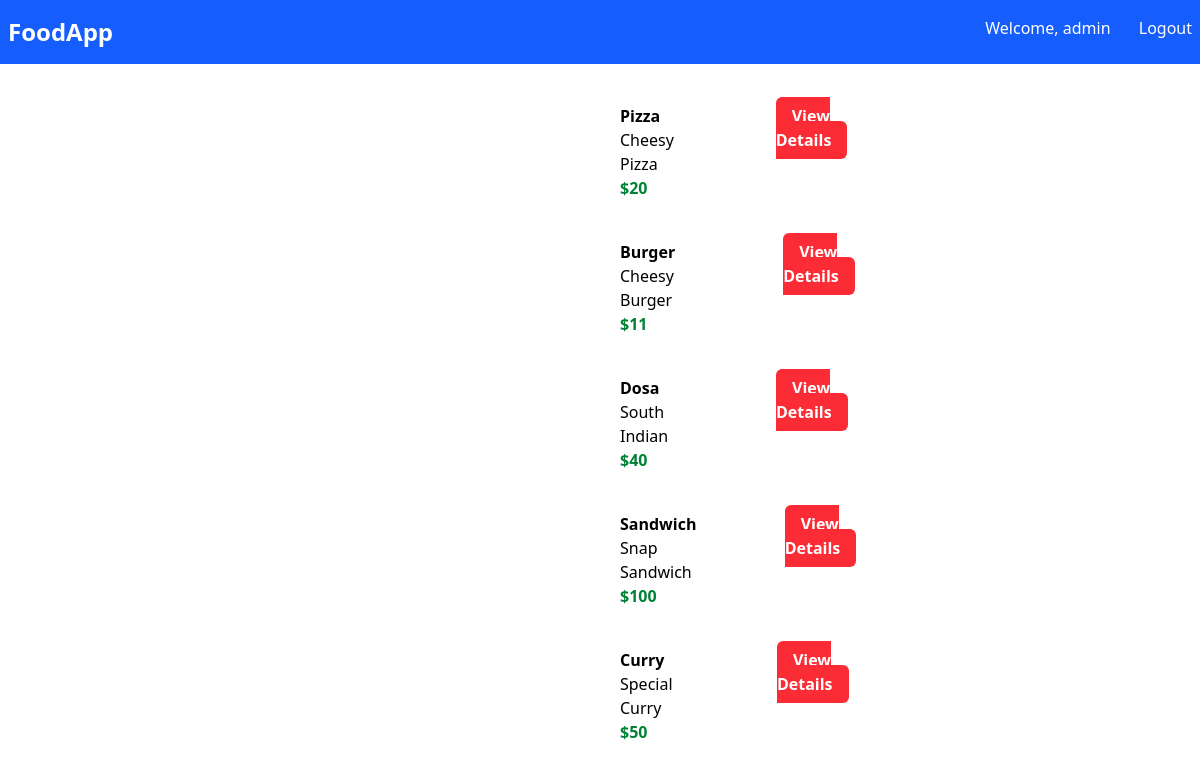
/myapp/index/ (signed in), run on an earlier commit of the app's database.
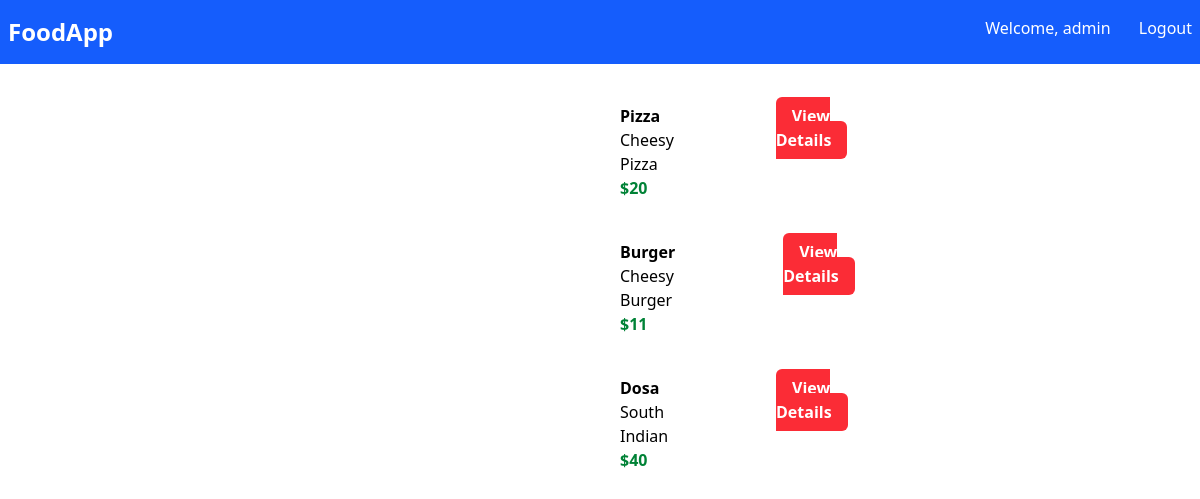
And on a later commit of the database.
### myapp/models.py (models this page shows, shortened)
class Item(models.Model):
    item_name = models.CharField(max_length=200)
    item_desc = models.CharField()
    item_price = models.IntegerField()
    item_image = models.CharField(max_length=500, default='https://storage.googleapis.com/ds-builder-bucket/000_menu_placeholder.png')

### myapp/views.py (the view)
# urls.py: path('index/', views.index,name='index'),
@login_required
def index(request):
    item_list = Item.objects.all()
    context = {
        'item_list': item_list
    }
    return render(request,"myapp/index.html",context) #Rendering the html template

### myapp/templates/myapp/index.html (shortened to what this page needs)
{% extends 'myapp/base.html' %}
{% block body %}
<div>
    {% for item in item_list %}
    <div class="flex m-10 w-1/2 mx-auto">
        <div>
        </div>
        <div class="mx-16">
            <div class="font-bold">{{item.item_name}}</div>
            <div>{{item.item_desc}}</div>
            <div class="text-green-700 font-bold">${{item.item_price}}</div>
        </div>
            <div>
                <a class="bg-red-500 text-white font-bold px-4 py-2 rounded-md"href="{% url 'myapp:detail' item.id %}">View Details</a>
            </div>
    </div>
    {% endfor %}
</div>
{% endblock %}

### myapp/templates/myapp/base.html (shortened to what this page needs)
<!DOCTYPE html>
<html lang="en">
<head>
    <script src="https://cdn.jsdelivr.net/npm/@tailwindcss/browser@4"></script>
</head>
<body>
        <nav class="bg-blue-600 text-white">
    <div class="flex justify-between px-2 py-4">
        <a class="font-bold text-2xl" href="">FoodApp</a>
        <div class="space-x-6">
            <a href="">Welcome, {{user.username}}</a>
            {% if user.is_authenticated %}
                <a href="{% url 'logout' %}">Logout</a>
            {% else %}
                <a href="{% url 'login' %}">Login</a>
            {% endif %}
        </div>
    </div>
    </nav>
{% block body %}
{% endblock %}
</body>
</html>

What changed in the data, as far as the page shows it:
removed Item: item_name "Sandwich", item_desc "Snap Sandwich", item_price "100"
removed Item: item_name "Curry", item_desc "Special Curry", item_price "50"
